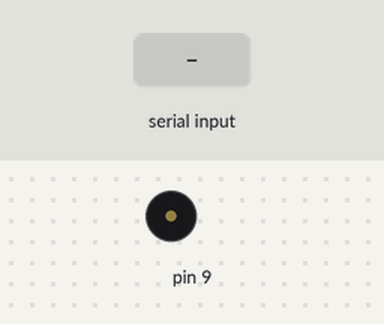
Simulated run of this sketch. Board: Arduino Uno, built with avr-gcc and run on an emulated ATmega328P. On the bench: buzzer (waves = sounding). The inputs (shaded band) are chosen by the test bench. What the sketch prints to the serial monitor is not drawn.

Above: at 1.2 s.
1.3 s: byte 90 received over Serial
At 2.8 s:
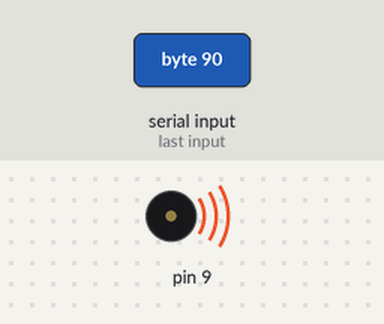
Timing chart, 0 to 8.0 s (numbered marks = the images above; inputs shaded):
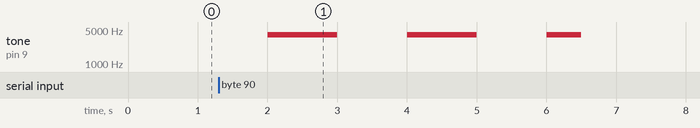

Measured:
- after the input at 1.3 s, tone on pin 9: goes 4000 Hz 1.0 s, silent 1.0 s, 4000 Hz 1.0 s, silent 1.0 s, 4000 Hz 0.50 s, then silent, starting after 0.70 s

The sketch:

ABCMorse.ino
```cpp
#include <XMorse.h>


XMorse morseABC = XMorse();
char literal;


void setup() {
  Serial.begin(9600);

}

void loop() {
  literal=Serial.read();
  morseABC.abecedario(literal);
  delay(1000);
}
```

XMorse.h
```cpp
#ifndef XMorse_h
#define XMorse_h
#include "Arduino.h"

class XMorse
{
public:
	XMorse();
	void dot();
	void dash();
	void abecedario(char letra);
private:
	char _letra;
	int _pinBuzzer;
	int _ledPin;
	int _tonefreq;
	int _dotTime;
	int _dashTime;
};

#endif
```
